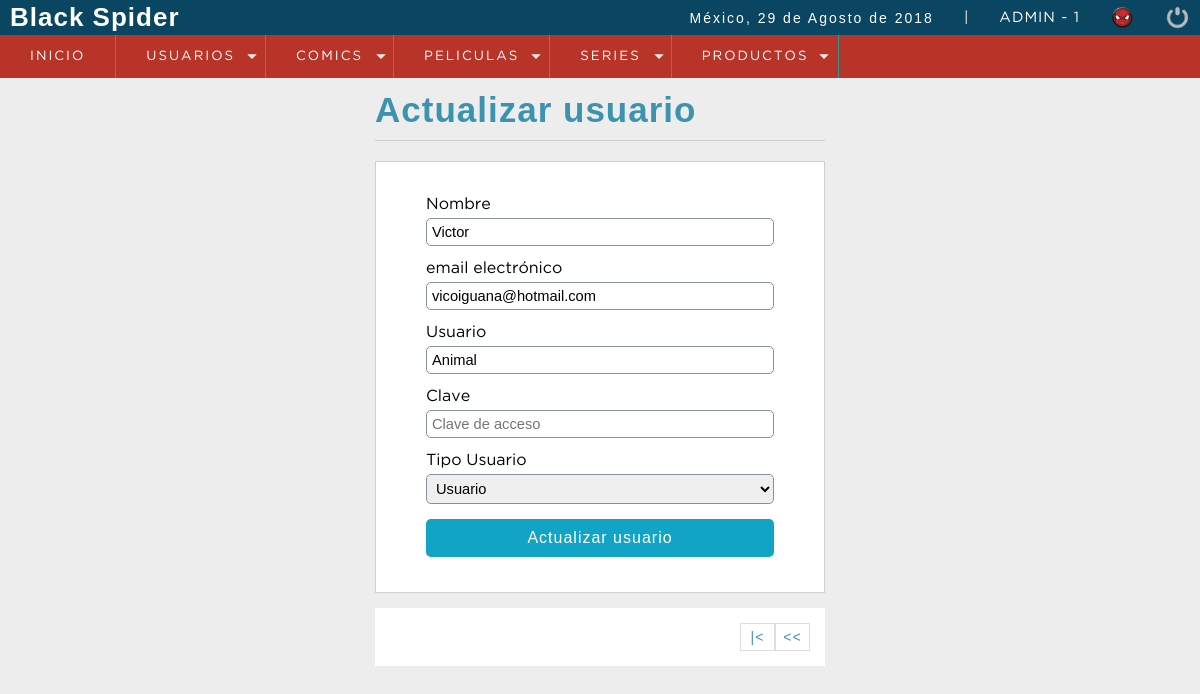
The app's page /BDSpidey/sistema/editar_usuario.php?id=9 (signed in) with its own data.
### tables this page shows
CREATE TABLE `usuario` (
  `idusuario` int(11) NOT NULL,
  `nombre` varchar(100) NOT NULL,
  `email` varchar(100) NOT NULL,
  `clave` varchar(100) NOT NULL,
  `usuario` varchar(100) NOT NULL,
  `rol` int(11) NOT NULL
);

CREATE TABLE `rol` (
  `idrol` int(11) NOT NULL,
  `rol` varchar(100) NOT NULL
);

### BDSpidey/sistema/editar_usuario.php (the view, shortened to what this page needs)
<?php
	include "../conexion.php";
	$iduser = $_GET['id'];
	$sql= mysqli_query($conection,"SELECT u.idusuario, u.nombre,u.email,u.usuario, (u.rol) as idrol, (r.rol) as rol
									FROM usuario u
									INNER JOIN rol r
									on u.rol = r.idrol
									WHERE idusuario= $iduser ");
	$result_sql = mysqli_num_rows($sql);
	if($result_sql == 0){
		header('Location: lista_usuarios.php');
	}else{
		$option = '';
		while ($data = mysqli_fetch_array($sql)) {
			$nombre  = $data['nombre'];
			$email  = $data['email'];
			$usuario = $data['usuario'];
			$idrol   = $data['idrol'];
			$rol     = $data['rol'];
			if($idrol == 1){
				$option = '<option value="'.$idrol.'" select>'.$rol.'</option>';
			}else if($idrol == 2){
				$option = '<option value="'.$idrol.'" select>'.$rol.'</option>';
			}else if($idrol == 3){
				$option = '<option value="'.$idrol.'" select>'.$rol.'</option>';
			}
		}
	}
 ?>
<!DOCTYPE html>
<html lang="en">
<head>
	<?php include "includes/scripts.php"; ?>
</head>
<body>
	<?php include "includes/header.php"; ?>
	<section id="container">
		<div class="form_register">
			<h1>Actualizar usuario</h1>
			<hr>
			<form action="" method="post">
				<label for="nombre">Nombre</label>
				<input type="text" name="nombre" id="nombre" placeholder="Nombre completo" value="<?php echo $nombre; ?>">
				<label for="email">email electrónico</label>
				<input type="email" name="email" id="email" placeholder="email electrónico" value="<?php echo $email; ?>">
				<label for="usuario">Usuario</label>
				<input type="text" name="usuario" id="usuario" placeholder="Usuario" value="<?php echo $usuario; ?>">
				<label for="clave">Clave</label>
				<input type="password" name="clave" id="clave" placeholder="Clave de acceso">
				<label for="rol">Tipo Usuario</label>
				<select name="rol" id="rol" class="notItemOne">
					<?php
						echo $option;
					?>
				</select>
				<input type="submit" value="Actualizar usuario" class="btn_save">
			</form>
			<div class="paginador">
			<ul>
			<?php
				if($pagina != 1)
				{
			 ?>
				<li><a href="?pagina=<?php echo 1; ?>">|<</a></li>
				<li><a href="?pagina=<?php echo $pagina-1; ?>"><<</a></li>
			<?php
				}
			 ?>
			</ul>
		</div>
		</div>
	</section>
</body>
</html>

### BDSpidey/sistema/css/styl.css (style rules this page uses)
* { margin: 0; padding: 0; box-sizing: border-box; }
body { background: #ededed; }
h1, h2, h3, h4, h5, h6 { font-family: 'arial'; font-weight: bold; letter-spacing: 1px; }
h1 { font-size: 26px; }
a { text-decoration: none; font-family: arial; letter-spacing: 1px; }
#container { padding: 90px 15px 15px; }
.form_register { width: 450px; margin: auto; }
.form_register h1 { color: #3c93b0; }
hr { border: 0; background: #CCC; height: 1px; margin: 10px 0; display: block; }
form { background: #FFF; margin: auto; padding: 20px 50px; border: 1px solid #d1d1d1; }
label { display: block; font-size: 12pt; font-family: 'GothamBook'; margin: 15px auto 5px auto; }
input,select { display: block; width: 100%; font-size: 11pt; padding: 5px; border: 1px solid #85929e; border-radius: 5px; }
.notItemOne option:first-child { display: none; }
.btn_save { font-size: 12pt; background: #12a4c6; padding: 10px; color: #FFF; letter-spacing: 1px; border: 0; cursor: pointer; margin: 15px auto; }
#container h1 { font-size: 35px; display: inline-block; }
.paginador ul { padding: 15px; list-style: none; background: #FFF; margin-top: 15px; display: -webkit-flex; display: -moz-flex; display: -ms-flex; display: -o-flex; display: flex; justify-content: flex-end; }
.paginador a, .pageSelected { color: #428bca; border: 1px solid #ddd; padding: 5px; display: inline-block; font-size: 14px; text-align: center; width: 35px; }

### records on screen
usuario: nombre "Victor", email "vicoiguana@hotmail.com", usuario "Animal", rol "Usuario"

### other values on screen
fechaC() "29 de Agosto de 2018"
$_SESSION['usuario'] "ADMIN"
$_SESSION['rol'] "1"
